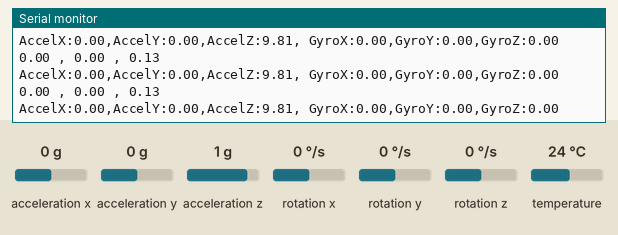
Bench run of a sketch on a simulated Arduino Leonardo, built with avr-gcc and run on an emulated ATmega32U4. On the bench: the last lines printed to the serial monitor. The inputs (shaded band) are chosen by the test bench; at power-on: acceleration x 0 g, acceleration y 0 g, acceleration z 1 g, rotation x 0 °/s, rotation y 0 °/s, rotation z 0 °/s, temperature 24 °C.

Above: at 1.3 s.
1.4 s: acceleration x set to -1.4 g
At 2.2 s:
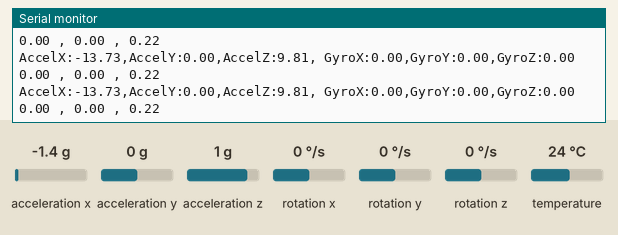
2.9 s: acceleration y set to -1.4 g
At 3.6 s:
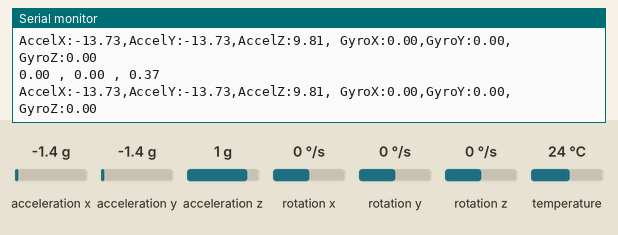
4.4 s: acceleration z set to -1.4 g
At 5.1 s:
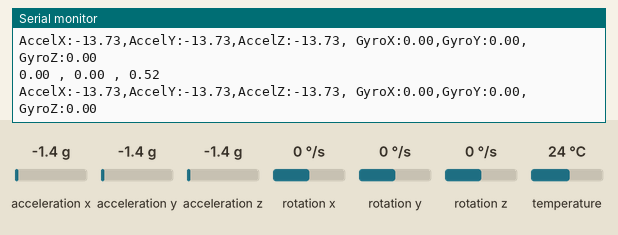
5.9 s: rotation x set to -192 °/s
At 6.5 s:
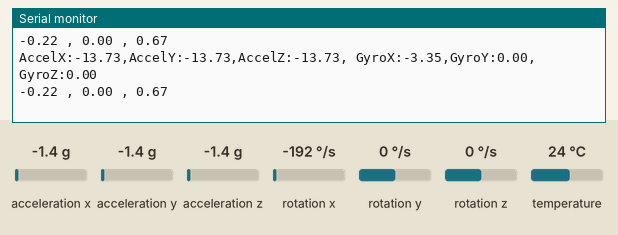
7.4 s: rotation y set to -192 °/s
At 8.3 s:
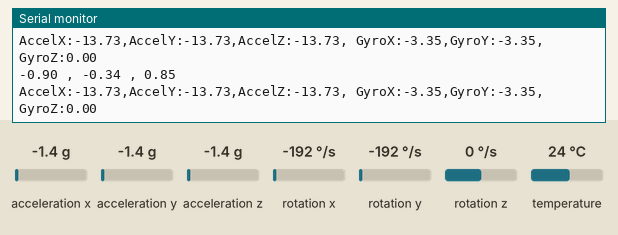
Timing chart, 0 to 9.9 s (numbered marks = the images above; inputs shaded):
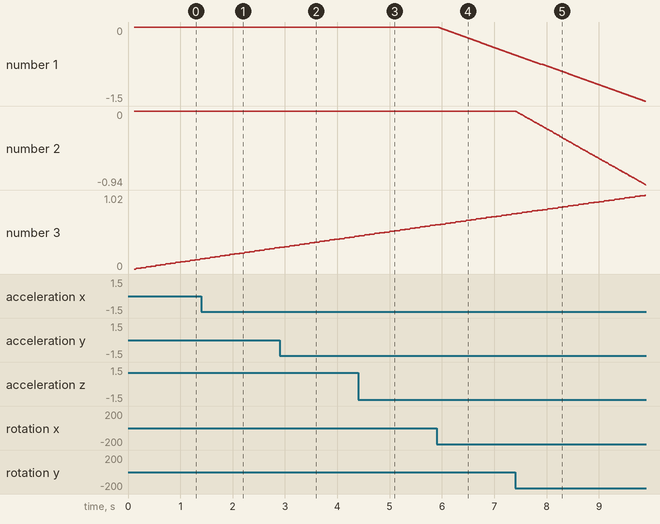

The sketch:

gyro_data.ino
```cpp
// Basic Attempt at MPU-6050 Absolute Postion Data

#include <Adafruit_MPU6050.h>
#include <Adafruit_Sensor.h>
#include <Wire.h>

Adafruit_MPU6050 mpu;

float gyro_x;
float gyro_y;
float gyro_z;

float gyro_x_offset;
float gyro_y_offset;
float gyro_z_offset;

void setup(void) {
  Serial.begin(115200);
  while (!Serial) {
    delay(10); // will pause Zero, Leonardo, etc until serial console opens
  }

  // Try to initialize!
  if (!mpu.begin()) {
    Serial.println("Failed to find MPU6050 chip");
    while (1) {
      delay(10);
    }
  }

  mpu.setAccelerometerRange(MPU6050_RANGE_16_G);
  mpu.setGyroRange(MPU6050_RANGE_250_DEG);
  mpu.setFilterBandwidth(MPU6050_BAND_21_HZ);
  Serial.println("");
  delay(100);

  // Determine the inital offsets of the MPU-6050
}

void loop() {

  /* Get new sensor events with the readings */
  sensors_event_t a, g, temp;
  mpu.getEvent(&a, &g, &temp);

  /* Print out the values */
  Serial.print("AccelX:");
  Serial.print(a.acceleration.x);
  Serial.print(",");
  Serial.print("AccelY:");
  Serial.print(a.acceleration.y);
  Serial.print(",");
  Serial.print("AccelZ:");
  Serial.print(a.acceleration.z);
  Serial.print(", ");
  Serial.print("GyroX:");
  Serial.print(g.gyro.x);
  Serial.print(",");
  Serial.print("GyroY:");
  Serial.print(g.gyro.y);
  Serial.print(",");
  Serial.print("GyroZ:");
  Serial.print(g.gyro.z);
  Serial.println("");

  gyro_x += (g.gyro.x * 0.001);
  gyro_y += (g.gyro.y * 0.001);
  gyro_z += ((g.gyro.z + 0.91) * 0.001);

  Serial.print(gyro_x);
  Serial.print(" , ");
  Serial.print(gyro_y);
  Serial.print(" , ");
  Serial.println(gyro_z);

  delay(1);
}
```

Measured:
- after the input at 1.4 s, the serial monitor: prints a new line at once (image 1)
- after the input at 2.9 s, the serial monitor: prints a new line at once (image 2)
- after the input at 4.4 s, the serial monitor: prints a new line at once (image 3)
- after the input at 5.9 s, the serial monitor: prints a new line at once (image 4)
- plotted number 1: 0 → -0.56 after the input at 5.9 s
